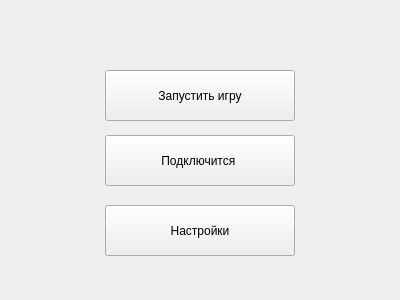
<?xml version="1.0" encoding="UTF-8"?>
<ui version="4.0">
 <class>MainMenu</class>
 <widget class="QWidget" name="MainMenu">
  <property name="geometry">
   <rect>
    <x>0</x>
    <y>0</y>
    <width>400</width>
    <height>300</height>
   </rect>
  </property>
  <property name="sizePolicy">
   <sizepolicy hsizetype="Fixed" vsizetype="Fixed">
    <horstretch>0</horstretch>
    <verstretch>0</verstretch>
   </sizepolicy>
  </property>
  <property name="minimumSize">
   <size>
    <width>400</width>
    <height>300</height>
   </size>
  </property>
  <property name="maximumSize">
   <size>
    <width>400</width>
    <height>300</height>
   </size>
  </property>
  <property name="windowTitle">
   <string>MainMenu</string>
  </property>
  <property name="styleSheet">
   <string notr="true"/>
  </property>
  <widget class="QWidget" name="horizontalLayoutWidget">
   <property name="geometry">
    <rect>
     <x>10</x>
     <y>60</y>
     <width>381</width>
     <height>71</height>
    </rect>
   </property>
   <layout class="QHBoxLayout" name="horizontalLayout">
    <property name="spacing">
     <number>0</number>
    </property>
    <property name="sizeConstraint">
     <enum>QLayout::SetDefaultConstraint</enum>
    </property>
    <item>
     <widget class="QPushButton" name="run_game_btn">
      <property name="sizePolicy">
       <sizepolicy hsizetype="Fixed" vsizetype="Fixed">
        <horstretch>0</horstretch>
        <verstretch>0</verstretch>
       </sizepolicy>
      </property>
      <property name="minimumSize">
       <size>
        <width>190</width>
        <height>51</height>
       </size>
      </property>
      <property name="maximumSize">
       <size>
        <width>190</width>
        <height>51</height>
       </size>
      </property>
      <property name="text">
       <string>Запустить игру</string>
      </property>
     </widget>
    </item>
   </layout>
  </widget>
  <widget class="QWidget" name="horizontalLayoutWidget_2">
   <property name="geometry">
    <rect>
     <x>10</x>
     <y>130</y>
     <width>381</width>
     <height>61</height>
    </rect>
   </property>
   <layout class="QHBoxLayout" name="horizontalLayout_2">
    <property name="sizeConstraint">
     <enum>QLayout::SetDefaultConstraint</enum>
    </property>
    <item>
     <widget class="QPushButton" name="connect_btn">
      <property name="sizePolicy">
       <sizepolicy hsizetype="Fixed" vsizetype="Fixed">
        <horstretch>0</horstretch>
        <verstretch>0</verstretch>
       </sizepolicy>
      </property>
      <property name="minimumSize">
       <size>
        <width>190</width>
        <height>51</height>
       </size>
      </property>
      <property name="maximumSize">
       <size>
        <width>190</width>
        <height>51</height>
       </size>
      </property>
      <property name="text">
       <string>Подключится </string>
      </property>
     </widget>
    </item>
   </layout>
  </widget>
  <widget class="QWidget" name="horizontalLayoutWidget_3">
   <property name="geometry">
    <rect>
     <x>10</x>
     <y>200</y>
     <width>381</width>
     <height>61</height>
    </rect>
   </property>
   <layout class="QHBoxLayout" name="horizontalLayout_3">
    <property name="sizeConstraint">
     <enum>QLayout::SetDefaultConstraint</enum>
    </property>
    <item>
     <widget class="QPushButton" name="settings_btn">
      <property name="sizePolicy">
       <sizepolicy hsizetype="Fixed" vsizetype="Fixed">
        <horstretch>0</horstretch>
        <verstretch>0</verstretch>
       </sizepolicy>
      </property>
      <property name="minimumSize">
       <size>
        <width>190</width>
        <height>51</height>
       </size>
      </property>
      <property name="maximumSize">
       <size>
        <width>190</width>
        <height>51</height>
       </size>
      </property>
      <property name="text">
       <string>Настройки</string>
      </property>
     </widget>
    </item>
   </layout>
  </widget>
 </widget>
 <resources/>
 <connections/>
</ui>
